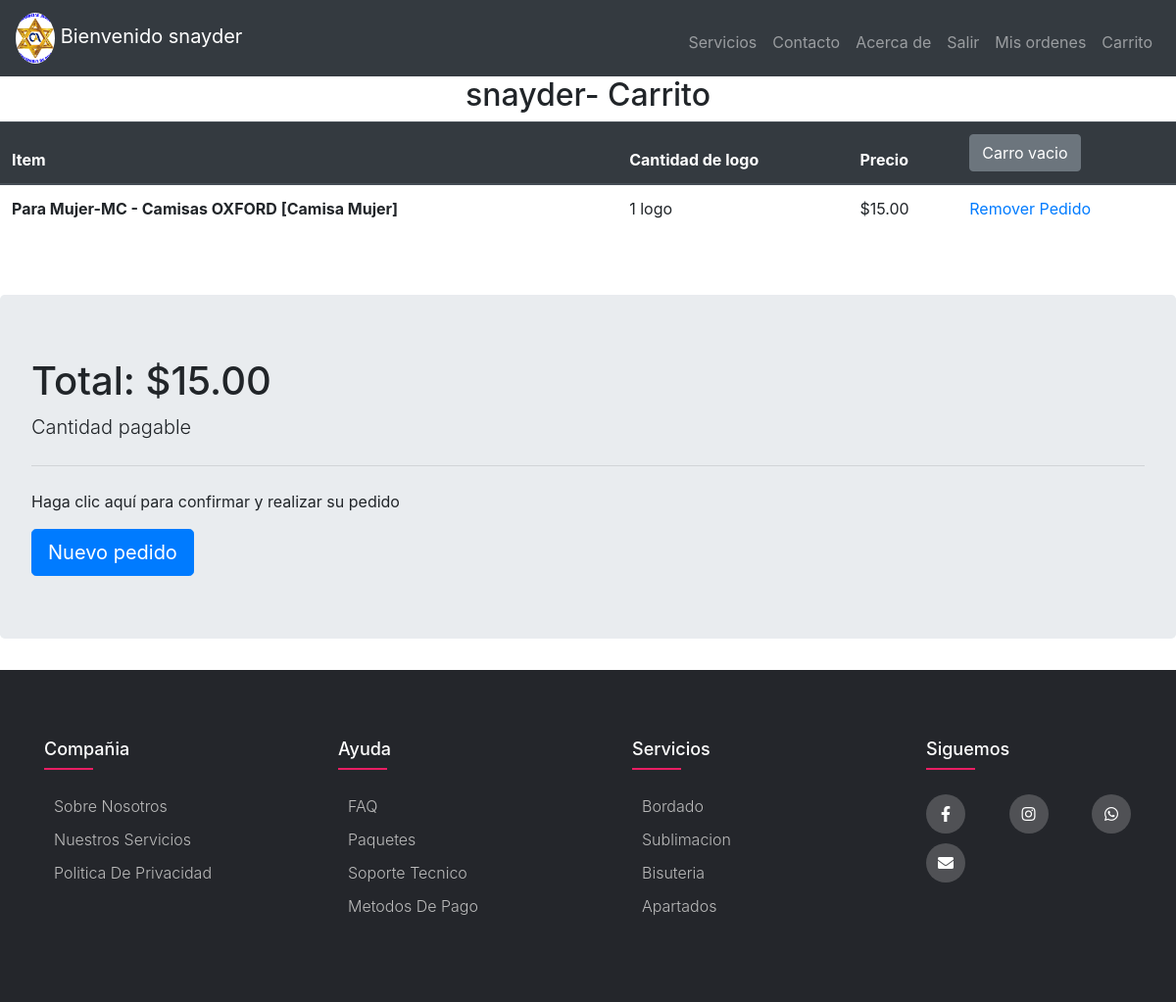
Screenshot of /cart (signed in) with the database file from the repository.
### APPS/models.py (models this page shows, shortened)
class Cart_Item(models.Model):
    cart = models.ForeignKey(Cart, on_delete=models.CASCADE, related_name='card_id')
    item_detail = models.ForeignKey(Item, on_delete=models.CASCADE, related_name='item_details')
    size = models.CharField(max_length=1)
    price = models.DecimalField(max_digits=6, decimal_places=2)
    topping = models.ManyToManyField(Topping, related_name='item_toppings', blank=True)

class Item(models.Model):
    TYPE = [
        ('M', 'Camisa Mujer'),
        ('H', 'Camisa Varon')
    ]
    category = models.ForeignKey(Item_Category, on_delete=models.CASCADE, related_name='item_category')
    name = models.CharField(max_length=64)
    item_type = models.CharField(max_length=1, choices=TYPE, blank=True, null=True)
    price_small = models.DecimalField(max_digits=6, decimal_places=2, blank=True, null=True)
    price_large = models.DecimalField(max_digits=6, decimal_places=2, blank=True, null=True)
    def __str__(self):
        if self.item_type != None:
            return f'{self.name} - {self.category} [{self.get_item_type_display()}]'
        else:
            return f'{self.name} - {self.category}'

class Item_Category(models.Model):
    name = models.CharField(max_length=64)
    def __str__(self):
        return self.name

class Cart(models.Model):
    user = models.ForeignKey(User, on_delete=models.CASCADE)
    total = models.DecimalField(max_digits=8, decimal_places=2, default=0.00)

### APPS/views.py (the view)
# urls.py: path('cart', views.cart_view, name='cart'),
def cart_view(request):
    cart = Cart.objects.get(user=request.user)
    cart_items = Cart_Item.objects.filter(cart=cart)
    if not cart_items:
        return render(request, 'cart.html', {'empty': True})
    return render(request, 'cart.html', {'empty': False, 'cart_items': cart_items, 'cart':cart})

### APPS/templates/cart.html (shortened to what this page needs)
{% extends 'layout.html' %}
{% block content %}
{% if not empty %}
<center><h2>{{request.user}}- Carrito</h2></center>
<table class="table">
    <thead class="thead-dark">
      <tr>
        <th scope="col">Item</th>
        <th scope="col">Cantidad de logo</th>
        <th scope="col">Precio</th>
        <th scope="col"><a class="btn btn-secondary" data-toggle="tooltip"  title="Removes all items from cart" href="{% url 'empty_cart' %}">Carro vacio</a></th>
      </tr>
    </thead>
    <tbody>
    {% for cart_item in cart_items %}
        <tr>
            <th scope="row">
            {{cart_item.item_detail}}
            </th>
            <td>{{cart_item.size}}</td>
            <td>${{cart_item.price}}</td>
            <td><a href="{% url 'remove_item' cart_item.pk %}">Remover Pedido</a></td>
        </tr>
    {%endfor%}
    </tbody>
</table><br><br>
<div class="jumbotron">
  <h1 class="display-5">Total: ${{cart.total}}</h1>
  <p class="lead">Cantidad pagable</p>
  <hr class="my-4">
  <p>Haga clic aquí para confirmar y realizar su pedido</p>
  <a class="btn btn-primary btn-lg" href="{% url 'order' %}" role="button">Nuevo pedido</a>
</div>
{%endif%}
{%endblock%}

### APPS/templates/layout.html (shortened to what this page needs)
<!DOCTYPE html>
<html lang="en">
<head>
    {% load static %}
    <link rel="stylesheet" href="https://stackpath.bootstrapcdn.com/bootstrap/4.4.1/css/bootstrap.min.css">
    <link rel="stylesheet" href="{%static 'style.css' %}">
    <link rel="stylesheet" href="https://cdnjs.cloudflare.com/ajax/libs/font-awesome/5.15.3/css/all.min.css">
</head>
<body>
    <nav class="navbar navbar-expand-md navbar-dark bg-dark sticky-top">
        <a class="navbar-brand" href="{% url 'index' %}">
          <img src="../static/img/logo.jpg" href="#" class="rounded-circle" alt="logo" style="width:40px;">   Bienvenido {{ user.get_username }}
        </a>
        <div class="collapse navbar-collapse" id="navbar">
        <ul class="navbar-nav ml-auto mt-2">
          <li class="nav-item"><a class="nav-link" href="{% url 'products' %}">Servicios</a></li>
          <li class="nav-item"><a class="nav-link" href="{% url 'visita' %}">Contacto</a></li>
          <li class="nav-item"><a class="nav-link" href="{% url 'acerca' %}">Acerca de</a></li>
          {% if user.is_authenticated %}
                <li class="nav-item"><a class="nav-link" href="{% url 'logout' %}">Salir</a></li>
                <li class="nav-item"><a class="nav-link" href="{% url 'orders' %}">Mis ordenes</a></li>
		            <li class="nav-item"><a class="nav-link" href="{% url 'cart' %}">Carrito</a></li>
          {% else %}
              <li class="nav-item"><a class="nav-link" href="{% url 'register' %}">Registrar</a></li>
              <li class="nav-item"><a class="nav-link" href="{% url 'login' %}">Login</a></li>
          {% endif %}
        </ul>
        </div>
      </nav>
    {% block content %}
	{% endblock content %}
  <footer class="footer" id="Footer">
    <link rel="stylesheet" href="../static/css/footer.css">
    <div class="container-footer" data-aos="fade-down">
        <div class="row" data-aos="fade-down">
            <div class="footer-colum" data-aos="fade-down">
                <h4>Compañia</h4>
                <ul>
                   <li><a href="{% url 'acerca' %}" id="foo" data-toggle="popover" title="Popover Header" data-trigger="focus" data-content="Some content inside the popover">Sobre nosotros</a></li>
                   <li><a href="#foo1" id="foo1" data-toggle="popover" title="Popover Header" data-trigger="focus" data-content="Some content inside the popover">Nuestros servicios</a></li>
                   <li><a href="#foo2" id="foo2" data-toggle="popover" title="Popover Header" data-trigger="focus" data-content="Some content inside the popover">Politica de privacidad</a></li>
                </ul>
            </div>
            <div class="footer-colum" data-aos="fade-down">
                <h4>Ayuda</h4>
                <ul>
                   <li><a href="#">FAQ</a></li>
                   <li><a href="#">Paquetes</a></li>
                   <li><a href="#">Soporte tecnico</a></li>
                   <li><a href="#">Metodos de pago</a></li>
                </ul>
            </div>
            <div class="footer-colum" data-aos="fade-down">
                <h4>Servicios</h4>
                <ul>
                   <li><a href="#">Bordado</a></li>
                   <li><a href="#">Sublimacion</a></li>
                   <li><a href="#">Bisuteria</a></li>
                   <li><a href="#">Apartados</a></li>
                </ul>
            </div>
            <div class="footer-colum" data-aos="fade-down">
                <h4>Siguemos</h4>
                <div class="redes" data-aos="fade-down">
                    <a href="https://www.facebook.com/comavdel/" target="_blank"><i class="fab fa-facebook-f"></i></a>
                    <a href="https://www.instagram.com/com_avdel/" target="_blank"><i class="fab fa-instagram"></i></a>
                    <a href="https://api.whatsapp.com/send?phone=50575471653"><i class="fab fa-whatsapp"></i></a>
                    <a href="mailto:gestioncomavdel@hotmail.com"><i class="fas fa-envelope"></i></a>
                </div>
            </div>
        </div>
    </div>
</footer>
</body>
</html>

### APPS/static/style.css (style rules this page uses)
.container-footer { max-width: 1170px; margin: auto; }
.row { display: flex; flex-wrap: wrap; }
ul { list-style: none; }
.footer { overflow: hidden; margin-top: 0; background-color: #24262b; padding: 70px 0; }
.footer-colum { width: 25%; padding: 0 15px; }
.footer-colum h4 { font-size: 18px; color: #ffffff; text-transform: capitalize; margin-left: 30px; margin-bottom: 35px; font-weight: 500; position: relative; }
.footer-colum h4::before { content: ''; position: absolute; left: 0; bottom: -10px; background-color: #e91e63; height: 2px; box-sizing: border-box; width: 50px; }
.footer-colum ul li:not(:last-child) { margin-bottom: 10px; }
.footer-colum ul li a { font-size: 16px; text-transform: capitalize; color: #ffffff; text-decoration: none; font-weight: 300; color: #bbbbbb; display: block; transition: all 0.3s ease; }
.footer-colum .redes a { display: inline-block; height: 40px; width: 40px; background-color: rgba(255,255,255,0.2); margin:0 10px 10px 30px; text-align: center; line-height: 40px; border-radius: 50%; color: #ffffff; transition: all 0.5s ease; }

### rows the page displays
Cart_Item: item_detail "Para Mujer-MC - Camisas OXFORD [Camisa Mujer]", size "1 logo", price "15.00"
Cart: total "15.00"

### other values shown
{{ user.get_username }} "snayder"
{{ request.user }} "snayder"
